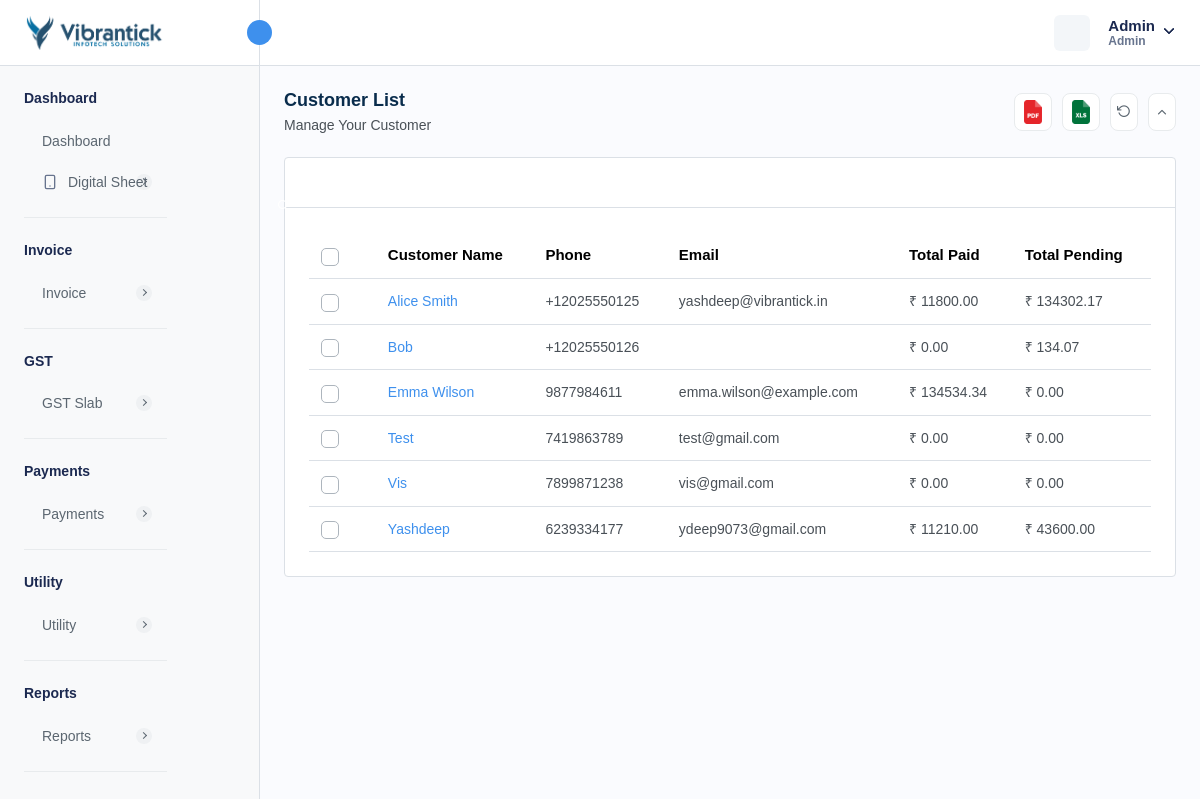
/customer-reports.php (signed in), run on the app's committed database.
### tables this page shows
CREATE TABLE `company_settings` (
  `company_id` int NOT NULL AUTO_INCREMENT,
  `company_name` varchar(255) DEFAULT NULL,
  `company_email` varchar(255) DEFAULT NULL,
  `company_phone` varchar(20) DEFAULT NULL,
  `company_website` varchar(255) DEFAULT NULL,
  `company_logo` varchar(255) DEFAULT NULL,
  `favicon` varchar(255) DEFAULT NULL,
  `address` text,
  `country` varchar(100) DEFAULT NULL,
  `state` varchar(100) DEFAULT NULL,
  `city` varchar(100) DEFAULT NULL,
  `postal_code` varchar(20) DEFAULT NULL,
  `created_at` timestamp NULL DEFAULT CURRENT_TIMESTAMP,
  `updated_at` timestamp NULL DEFAULT CURRENT_TIMESTAMP ON UPDATE CURRENT_TIMESTAMP,
  PRIMARY KEY (`company_id`)
);

CREATE TABLE `customer` (
  `customer_id` int NOT NULL AUTO_INCREMENT,
  `customer_name` varchar(255) NOT NULL,
  `customer_phone` varchar(15) DEFAULT NULL,
  `customer_email` varchar(255) DEFAULT NULL,
  `customer_address` text,
  `ship_name` varchar(255) DEFAULT NULL,
  `ship_phone` varchar(15) DEFAULT NULL,
  `ship_email` varchar(255) DEFAULT NULL,
  `ship_address` text,
  `isActive` int DEFAULT '1',
  `created_at` timestamp NULL DEFAULT CURRENT_TIMESTAMP,
  `updated_at` timestamp NULL DEFAULT NULL ON UPDATE CURRENT_TIMESTAMP,
  `customer_state` varchar(45) DEFAULT NULL,
  `customer_city` int DEFAULT NULL,
  `gst_number` varchar(45) DEFAULT NULL,
  `image` varchar(155) DEFAULT NULL,
  PRIMARY KEY (`customer_id`),
  UNIQUE KEY `customer_phone_UNIQUE` (`customer_phone`),
  UNIQUE KEY `customer_email_UNIQUE` (`customer_email`),
  UNIQUE KEY `gst_number_UNIQUE` (`gst_number`)
);

CREATE TABLE `currency` (
  `currency_id` int NOT NULL AUTO_INCREMENT,
  `currency_name` varchar(255) DEFAULT NULL,
  `currency_code` varchar(45) DEFAULT NULL,
  `currency_symbol` varchar(45) DEFAULT NULL,
  `currency_rate` decimal(10,2) DEFAULT NULL,
  `created_at` timestamp NULL DEFAULT CURRENT_TIMESTAMP,
  `updated_at` timestamp NULL DEFAULT NULL,
  `is_active` int DEFAULT '1',
  PRIMARY KEY (`currency_id`)
);

### customer-reports.php (the view, shortened to what this page needs)
<?php
require "./database/config.php";
try {
    $stmtFetch = $db->prepare("SELECT
    c.*,
    COALESCE(SUM(CASE WHEN i.status = 'PAID' THEN i.total_amount ELSE 0 END), 0) AS total_paid,
    COALESCE(SUM(CASE WHEN i.status = 'PENDING' THEN i.total_amount ELSE 0 END), 0) AS total_pending
FROM
    customer c
LEFT JOIN
    invoice i ON c.customer_id = i.customer_id
GROUP BY
    c.customer_id, c.customer_name
ORDER BY
    c.customer_name;
    ");
    $stmtFetch->execute();
    $customers = $stmtFetch->get_result();
    $stmtFetchCompanySettings = $db->prepare("SELECT * FROM company_settings");
    $stmtFetchCompanySettings->execute();
    $companySettings = $stmtFetchCompanySettings->get_result()->fetch_array(MYSQLI_ASSOC);
    $stmtFetchLocalizationSettings = $db->prepare("SELECT * FROM localization_settings INNER JOIN currency ON localization_settings.currency_id = currency.currency_id WHERE currency.is_active = 1 ;");
    $stmtFetchLocalizationSettings->execute();
    $localizationSettings = $stmtFetchLocalizationSettings->get_result()->fetch_array(MYSQLI_ASSOC);
} catch (Exception $e) {
    $_SESSION['error'] = $e;
}
?>
<!DOCTYPE html>
<html lang="en">
<head>
    <link rel="stylesheet" href="assets/css/bootstrap.min.css">
    <link rel="stylesheet" href="assets/css/bootstrap-datetimepicker.min.css">
    <link rel="stylesheet" href="assets/css/animate.css">
    <link rel="stylesheet" href="assets/css/feather.css">
    <link rel="stylesheet" href="assets/plugins/select2/css/select2.min.css">
    <link rel="stylesheet" href="assets/plugins/summernote/summernote-bs4.min.css">
    <link rel="stylesheet" href="assets/plugins/bootstrap-tagsinput/bootstrap-tagsinput.css">
    <link rel="stylesheet" href="assets/css/dataTables.bootstrap5.min.css">
    <link rel="stylesheet" href="assets/plugins/fontawesome/css/fontawesome.min.css">
    <link rel="stylesheet" href="assets/plugins/fontawesome/css/all.min.css">
    <link rel="stylesheet" href="assets/css/style.css">
    <link rel="stylesheet" href="https://cdn.jsdelivr.net/npm/notyf@3/notyf.min.css" />
</head>
<body>
    <div class="main-wrapper">
        <div class="header">
            <?php require_once("header.php"); ?>
        </div>
        <div class="sidebar" id="sidebar">
            <?php require_once("sidebar.php"); ?>
        </div>
        <div class="page-wrapper">
            <div class="content">
                <div class="page-header">
                    <div class="add-item d-flex">
                        <div class="page-title">
                            <h4>Customer List</h4>
                            <h6>Manage Your Customer</h6>
                        </div>
                    </div>
                    <ul class="table-top-head">
                        <li>
                            <a data-bs-toggle="tooltip" onclick="exportToPDF()" data-bs-placement="top" title="Pdf"><img
                                    src="assets/img/icons/pdf.svg" alt="img" /></a>
                        </li>
                        <li>
                            <a data-bs-toggle="tooltip" onclick="exportToExcel()" data-bs-placement="top"
                                title="Excel"><img src="assets/img/icons/excel.svg" alt="img" /></a>
                        </li>
                        <li>
                            <a href="" data-bs-toggle="tooltip" data-bs-placement="top" title="Refresh"><i
                                    data-feather="rotate-ccw" class="feather-rotate-ccw"></i></a>
                        </li>
                        <li>
                            <a data-bs-toggle="tooltip" data-bs-placement="top" title="Collapse" id="collapse-header"><i
                                    data-feather="chevron-up" class="feather-chevron-up"></i></a>
                        </li>
                    </ul>
                </div>
                <div class="card table-list-card">
                    <div class="card-body">
                        <div class="table-top">
                            <div class="search-set">
                                <div class="search-input">
                                    <a href="" class="btn btn-searchset"><i data-feather="search"
                                            class="feather-search"></i></a>
                                </div>
                            </div>
                        </div>
                        <div class="table-responsive">
                            <table id="myTable" class="table datanew">
                                <thead>
                                    <tr>
                                        <th class="no-sort">
                                            <label class="checkboxs">
                                                <span class="checkmarks"></span>
                                            </label>
                                        </th>
                                        <th>Customer Name</th>
                                        <th>Phone</th>
                                        <th>Email</th>
                                        <th>Total Paid</th>
                                        <th>Total Pending</th>
                                    </tr>
                                </thead>
                                <tbody>
                                    <?php foreach ($customers->fetch_all(MYSQLI_ASSOC) as $customer) { ?>
                                        <tr>
                                            <td>
                                                <label class="checkboxs">
                                                    <span class="checkmarks"></span>
                                                </label>
                                            </td>
                                            <td>
                                                <div class="userimgname">
                                                    <div>
                                                        <a class="text-primary"
                                                            href="<?php echo getenv("BASE_URL") . "view-customer-report?id=" . base64_encode($customer['customer_id']) ?>"><?php echo $customer['customer_name'] ?></a>
                                                    </div>
                                                </div>
                                            </td>
                                            <td><?php echo $customer['customer_phone'] ?></td>
                                            <td>
                                                <?php echo $customer['customer_email'] ?>
                                            </td>
                                            <td>
                                                <?php echo (isset($localizationSettings["currency_symbol"]) ? $localizationSettings["currency_symbol"] : "$") . " " . $customer['total_paid'] ?>
                                            </td>
                                            <td>
                                                <?php echo (isset($localizationSettings["currency_symbol"]) ? $localizationSettings["currency_symbol"] : "$") . " " . $customer['total_pending'] ?>
                                            </td>
                                        </tr>
                                    <?php } ?>
                                </tbody>
                            </table>
                        </div>
                    </div>
                </div>
            </div>
        </div>
    </div>
</body>
</html>

### header.php (shortened to what this page needs)
<div class="header">
    <div class="header-left active">
        <a href="<?= getenv("BASE_URL") . "dashboard" ?>" class="logo logo-normal">
            <img src="<?= isset($companySettings['company_logo']) ? $companySettings['company_logo'] : "assets/img/logo/vis-logo.png" ?>"
                alt="" />
        </a>
        <a id="toggle_btn" href="javascript:void(0);">
            <i data-feather="chevrons-left" class="feather-16"></i>
        </a>
    </div>
    <ul class="nav user-menu">
        <li class="nav-item nav-item-box">
            <a href="javascript:void(0);" id="btnFullscreen">
            </a>
        </li>
        <li class="nav-item dropdown has-arrow main-drop">
            <a href="javascript:void(0);" class="dropdown-toggle nav-link userset" data-bs-toggle="dropdown">
                <span class="user-info">
                    <span class="user-detail">
                        <span
                            class="user-name"><?php echo isset($_SESSION['admin_name']) ? $_SESSION['admin_name'] : "Vibrantick" ?></span>
                        <span
                            class="user-role"><?php echo isset($_SESSION['admin_role']) ? $_SESSION['admin_role'] : "Admin" ?></span>
                    </span>
                </span>
            </a>
        </li>
    </ul>
</div>

### assets/css/feather.css (style rules this page uses)
[class^=feather-],[class*=" feather-"] { font-family:feather!important;speak:none;font-style:normal;font-weight:400;font-variant:normal;text-transform:none;line-height:1;-webkit-font-smoothing:antialiased;-moz-osx-font-smoothing:grayscale }
.feather-chevron-up:before { content:"\e931" }
.feather-rotate-ccw:before { content:"\e9bc" }
.feather-search:before { content:"\e9c1" }

### data on the page
company_settings: company_logo (picture)
customer: customer_name "Alice Smith", customer_phone "+12025550125", customer_email "yashdeep@vibrantick.in", total_paid "11800.00", total_pending "134302.17"
currency: currency_symbol "₹"
customer: customer_name "Bob", customer_phone "+12025550126", total_paid "0.00", total_pending "134.07"
customer: customer_name "Emma Wilson", customer_phone "9877984611", customer_email "emma.wilson@example.com", total_paid "134534.34", total_pending "0.00"
customer: customer_name "Test", customer_phone "7419863789", customer_email "test@gmail.com", total_paid "0.00", total_pending "0.00"
customer: customer_name "Vis", customer_phone "7899871238", customer_email "vis@gmail.com", total_paid "0.00", total_pending "0.00"
customer: customer_name "Yashdeep", customer_phone "6239334177", customer_email "ydeep9073@gmail.com", total_paid "11210.00", total_pending "43600.00"

### other printed values
$_SESSION['admin_name'] "Admin"
$_SESSION['admin_role'] "Admin"
